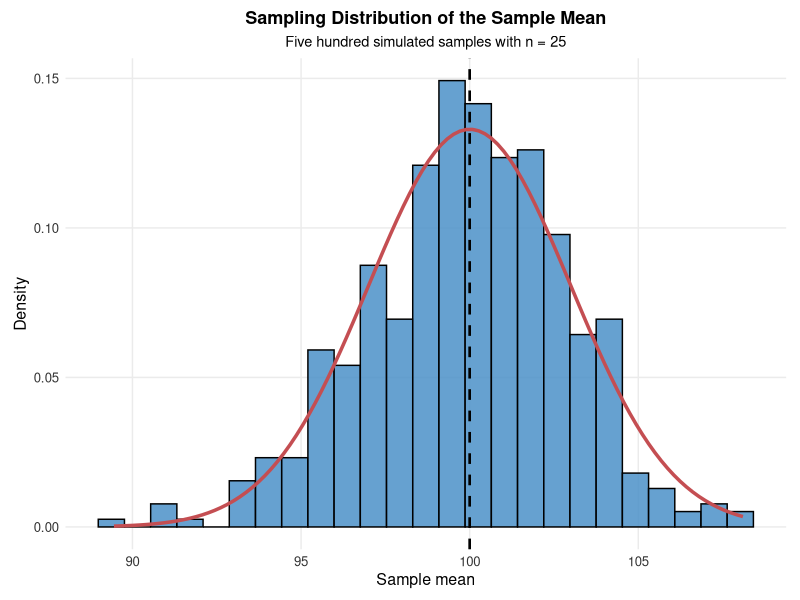
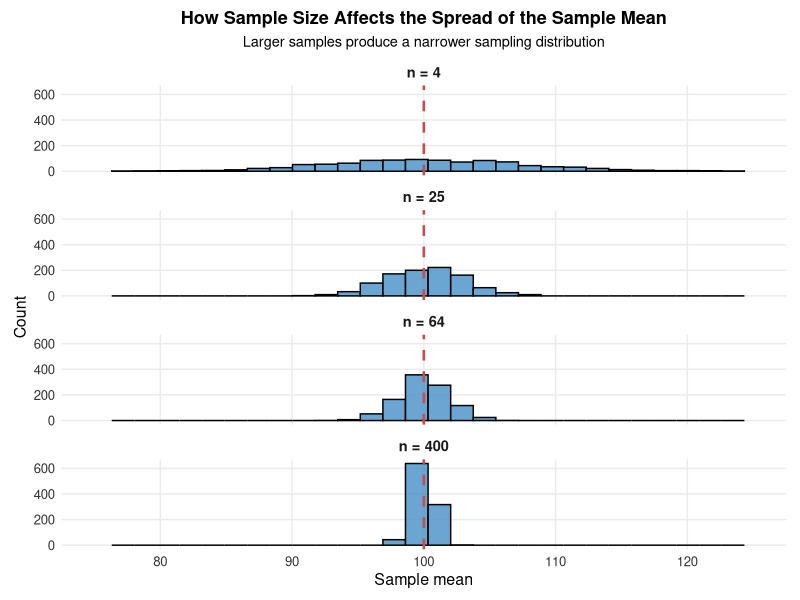
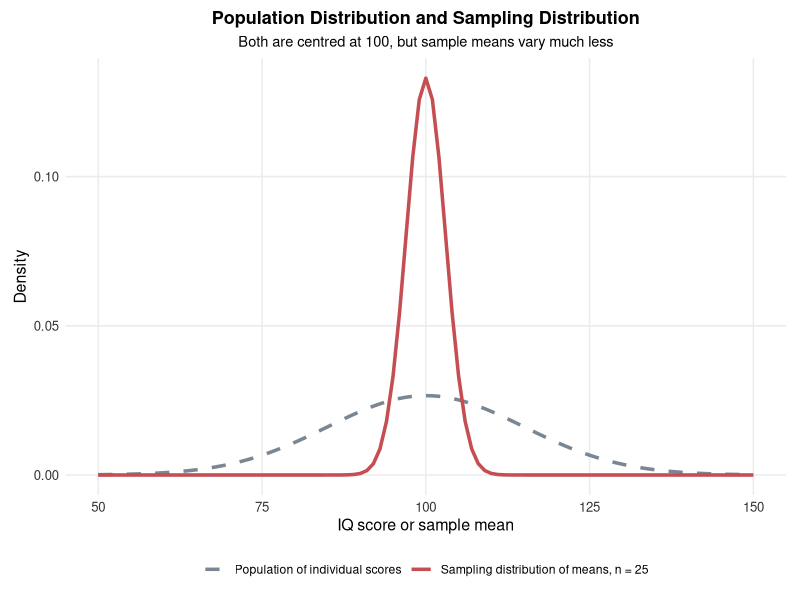
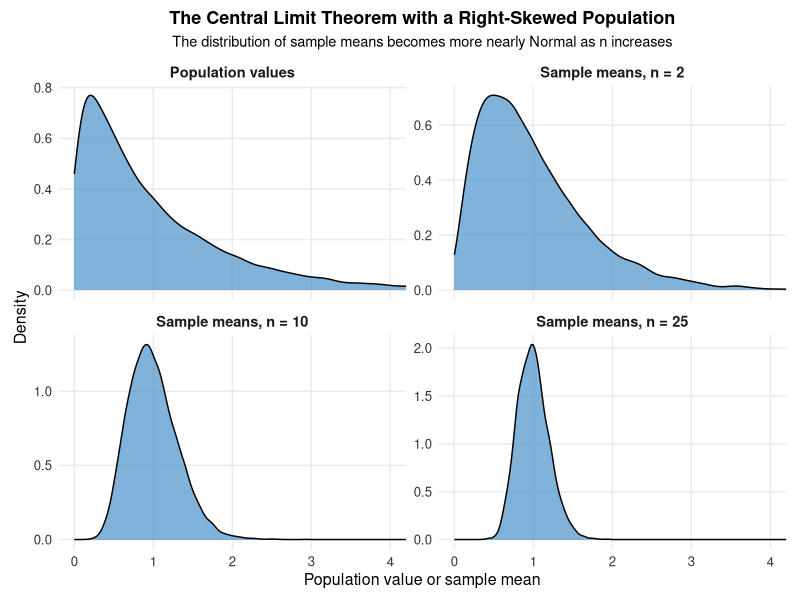
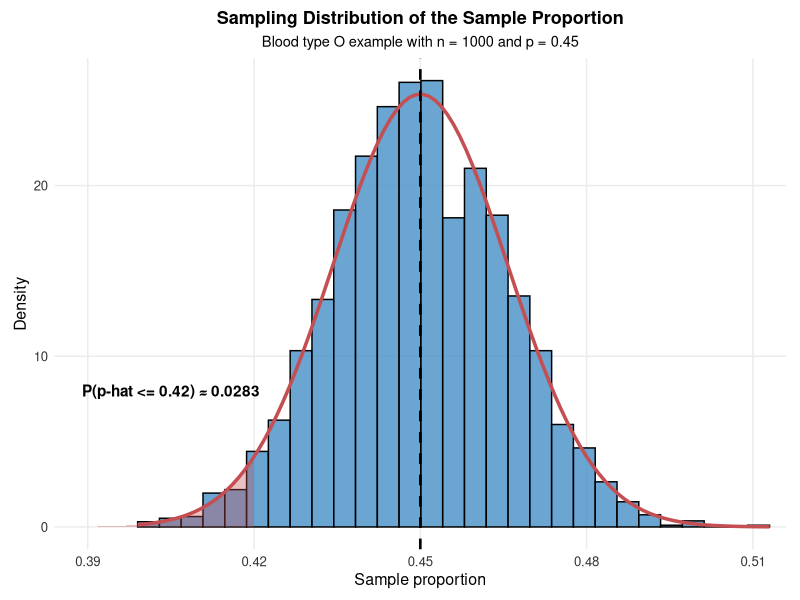
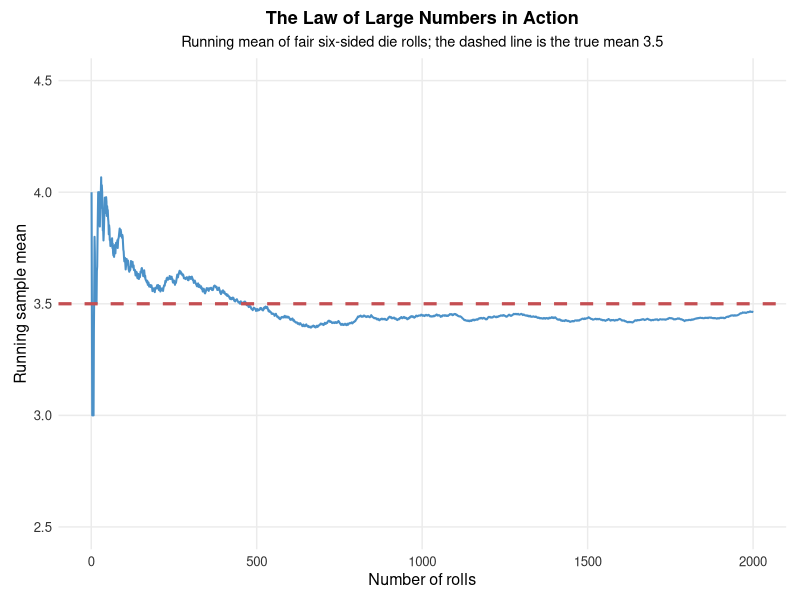

Here is the R script that generated these plots, in order:
## ---- chunk 1
knitr::opts_chunk$set(
  echo = TRUE,
  warning = FALSE,
  message = FALSE,
  error = FALSE,
  fig.align = "center",
  fig.width = 6,
  fig.height = 4
)

# ggplot2 creates the lecture figures. gridExtra combines related plots.
library(ggplot2)
library(gridExtra)

# A fixed seed makes the simulation figures reproducible.
set.seed(123)

# This theme is used for statistical charts with visible axes.
lecture_chart_theme <- theme_minimal(base_size = 11) +
  theme(
    plot.title = element_text(size = 13, face = "bold", hjust = 0.5),
    plot.subtitle = element_text(size = 10.5, hjust = 0.5),
    axis.title = element_text(size = 11.5),
    axis.text = element_text(size = 9.5, colour = "#333333"),
    panel.grid.minor = element_blank(),
    plot.background = element_rect(fill = "white", colour = NA),
    panel.background = element_rect(fill = "white", colour = NA),
    plot.margin = margin(8, 10, 8, 10)
  )

# This helper saves every lecture figure with the same resolution and background.
save_plot <- function(filename, plot, width, height) {
  ggsave(
    filename = filename,
    plot = plot,
    width = width,
    height = height,
    units = "in",
    dpi = 300,
    bg = "white"
  )
}

# =============================================================
# Chapter 13: Sampling Distributions
# =============================================================

# The population model used in the IQ examples is Normal with mean 100
# and standard deviation 15.
mu_iq <- 100
sigma_iq <- 15

# -------------------------------------------------------------
# Figure 1: Population, one sample and a sampling distribution
# -------------------------------------------------------------

# A large simulated population is used only to illustrate individual IQ values.
population_values <- rnorm(10000, mean = mu_iq, sd = sigma_iq)

# One random sample of 25 individuals represents one possible observed dataset.
one_sample <- sample(population_values, size = 25, replace = FALSE)

# Five hundred independent samples are simulated. Each sample contributes one mean.
sample_means_500 <- replicate(
  500,
  mean(rnorm(25, mean = mu_iq, sd = sigma_iq))
)

p_population <- ggplot(data.frame(value = population_values), aes(x = value)) +
  geom_histogram(
    aes(y = after_stat(density)),
    bins = 35,
    fill = "#B8B9B9",
    colour = "black"
  ) +
  stat_function(
    fun = dnorm,
    args = list(mean = mu_iq, sd = sigma_iq),
    colour = "#C44E52",
    linewidth = 1
  ) +
  labs(
    title = "Population Distribution",
    subtitle = "Individual IQ scores",
    x = "IQ score",
    y = "Density"
  ) +
  lecture_chart_theme

p_one_sample <- ggplot(data.frame(value = one_sample), aes(x = value)) +
  geom_histogram(
    bins = 10,
    fill = "#F8B953",
    colour = "black"
  ) +
  labs(
    title = "One Sample Distribution",
    subtitle = "The 25 observed IQ scores in one sample",
    x = "IQ score",
    y = "Count"
  ) +
  lecture_chart_theme

p_sampling <- ggplot(data.frame(xbar = sample_means_500), aes(x = xbar)) +
  geom_histogram(
    aes(y = after_stat(density)),
    bins = 25,
    fill = "#4B91C8",
    colour = "black",
    alpha = 0.85
  ) +
  stat_function(
    fun = dnorm,
    args = list(mean = mu_iq, sd = sigma_iq / sqrt(25)),
    colour = "#C44E52",
    linewidth = 1
  ) +
  labs(
    title = "Sampling Distribution",
    subtitle = "Five hundred sample means from samples of size 25",
    x = "Sample mean",
    y = "Density"
  ) +
  lecture_chart_theme

three_levels <- gridExtra::arrangeGrob(
  p_population,
  p_one_sample,
  p_sampling,
  ncol = 3
)

ggsave(
  "fig_ch13_three_distributions.png",
  three_levels,
  width = 12,
  height = 4,
  units = "in",
  dpi = 300,
  bg = "white"
)

# -------------------------------------------------------------
# Figure 2: Sampling distribution of the sample mean
# -------------------------------------------------------------

# The same 500 simulated means are plotted with the exact Normal sampling model.
p_dist <- ggplot(data.frame(xbar = sample_means_500), aes(x = xbar)) +
  geom_histogram(
    aes(y = after_stat(density)),
    bins = 25,
    fill = "#4B91C8",
    colour = "black",
    alpha = 0.85
  ) +
  stat_function(
    fun = dnorm,
    args = list(mean = mu_iq, sd = sigma_iq / sqrt(25)),
    colour = "#C44E52",
    linewidth = 1.2
  ) +
  geom_vline(
    xintercept = mu_iq,
    colour = "black",
    linetype = "dashed",
    linewidth = 0.9
  ) +
  labs(
    title = "Sampling Distribution of the Sample Mean",
    subtitle = "Five hundred simulated samples with n = 25",
    x = "Sample mean",
    y = "Density"
  ) +
  lecture_chart_theme

save_plot("fig_ch13_sampling_dist.png", p_dist, width = 7, height = 4)

# -------------------------------------------------------------
# Figure 3: Effect of sample size on the spread of sample means
# -------------------------------------------------------------

n_values <- c(4, 25, 64, 400)
n_simulations <- 1000

sample_size_data <- do.call(
  rbind,
  lapply(n_values, function(current_n) {
    means <- replicate(
      n_simulations,
      mean(rnorm(current_n, mean = mu_iq, sd = sigma_iq))
    )

    data.frame(
      sample_size = paste("n =", current_n),
      xbar = means
    )
  })
)

sample_size_data$sample_size <- factor(
  sample_size_data$sample_size,
  levels = paste("n =", n_values)
)

p_sizes <- ggplot(sample_size_data, aes(x = xbar)) +
  geom_histogram(
    bins = 28,
    fill = "#4B91C8",
    colour = "black",
    alpha = 0.82
  ) +
  geom_vline(
    xintercept = mu_iq,
    colour = "#C44E52",
    linetype = "dashed",
    linewidth = 0.9
  ) +
  facet_wrap(~ sample_size, ncol = 1) +
  coord_cartesian(xlim = c(75, 125)) +
  labs(
    title = "How Sample Size Affects the Spread of the Sample Mean",
    subtitle = "Larger samples produce a narrower sampling distribution",
    x = "Sample mean",
    y = "Count"
  ) +
  lecture_chart_theme +
  theme(strip.text = element_text(face = "bold", size = 10.5))

save_plot("fig_ch13_sample_size.png", p_sizes, width = 7, height = 7)

# -------------------------------------------------------------
# Figure 4: Population distribution versus sampling distribution
# -------------------------------------------------------------

sigma_xbar_25 <- sigma_iq / sqrt(25)

p_compare <- ggplot(data.frame(x = c(50, 150)), aes(x = x)) +
  stat_function(
    fun = dnorm,
    args = list(mean = mu_iq, sd = sigma_iq),
    aes(colour = "Population of individual scores"),
    linewidth = 1.2,
    linetype = "dashed"
  ) +
  stat_function(
    fun = dnorm,
    args = list(mean = mu_iq, sd = sigma_xbar_25),
    aes(colour = "Sampling distribution of means, n = 25"),
    linewidth = 1.2
  ) +
  scale_colour_manual(
    name = NULL,
    values = c(
      "Population of individual scores" = "#7A8793",
      "Sampling distribution of means, n = 25" = "#C44E52"
    )
  ) +
  labs(
    title = "Population Distribution and Sampling Distribution",
    subtitle = "Both are centred at 100, but sample means vary much less",
    x = "IQ score or sample mean",
    y = "Density"
  ) +
  lecture_chart_theme +
  theme(legend.position = "bottom")

save_plot("fig_ch13_pop_vs_samp.png", p_compare, width = 7, height = 4)

# -------------------------------------------------------------
# Figure 5: Central Limit Theorem with a skewed population
# -------------------------------------------------------------

set.seed(42)
n_clt_simulations <- 10000

clt_population <- data.frame(
  value = rexp(n_clt_simulations, rate = 1),
  group = "Population values"
)

clt_n2 <- data.frame(
  value = replicate(
    n_clt_simulations,
    mean(rexp(2, rate = 1))
  ),
  group = "Sample means, n = 2"
)

clt_n10 <- data.frame(
  value = replicate(
    n_clt_simulations,
    mean(rexp(10, rate = 1))
  ),
  group = "Sample means, n = 10"
)

clt_n25 <- data.frame(
  value = replicate(
    n_clt_simulations,
    mean(rexp(25, rate = 1))
  ),
  group = "Sample means, n = 25"
)

clt_data <- rbind(
  clt_population,
  clt_n2,
  clt_n10,
  clt_n25
)

clt_data$group <- factor(
  clt_data$group,
  levels = c(
    "Population values",
    "Sample means, n = 2",
    "Sample means, n = 10",
    "Sample means, n = 25"
  )
)

p_clt <- ggplot(clt_data, aes(x = value)) +
  geom_density(fill = "#4B91C8", alpha = 0.7, colour = "black") +
  facet_wrap(~ group, scales = "free_y") +
  coord_cartesian(xlim = c(0, 4)) +
  labs(
    title = "The Central Limit Theorem with a Right-Skewed Population",
    subtitle = "The distribution of sample means becomes more nearly Normal as n increases",
    x = "Population value or sample mean",
    y = "Density"
  ) +
  lecture_chart_theme +
  theme(strip.text = element_text(face = "bold", size = 10.5))

save_plot("fig_ch13_clt_action.png", p_clt, width = 8, height = 5)

# -------------------------------------------------------------
# Figure 6: Illustrative sample shapes for CLT discussion
# -------------------------------------------------------------

# These synthetic values are used only to illustrate three distribution shapes.
# They are not presented as the raw data from the studies described in the notes.
set.seed(99)

toe_values <- c(rnorm(37, mean = 15, sd = 3), 28)
fruit_values <- rexp(74, rate = 0.5)
perch_values <- c(
  rnorm(28, mean = 22, sd = 2),
  rnorm(28, mean = 42, sd = 2)
)

p_toe <- ggplot(data.frame(value = toe_values), aes(x = value)) +
  geom_histogram(bins = 12, fill = "#F8B953", colour = "black") +
  labs(
    title = "A. Mostly Symmetric",
    subtitle = "Illustrative n = 38",
    x = "Observed value",
    y = "Count"
  ) +
  lecture_chart_theme

p_fruit <- ggplot(data.frame(value = fruit_values), aes(x = value)) +
  geom_histogram(bins = 15, fill = "#EE784A", colour = "black") +
  labs(
    title = "B. Strongly Right-Skewed",
    subtitle = "Illustrative n = 74",
    x = "Observed value",
    y = "Count"
  ) +
  lecture_chart_theme

p_perch <- ggplot(data.frame(value = perch_values), aes(x = value)) +
  geom_histogram(bins = 18, fill = "#4B91C8", colour = "black") +
  labs(
    title = "C. Bimodal",
    subtitle = "Illustrative n = 56",
    x = "Observed value",
    y = "Count"
  ) +
  lecture_chart_theme

practical_plot <- gridExtra::arrangeGrob(
  p_toe,
  p_fruit,
  p_perch,
  ncol = 3
)

ggsave(
  "fig_ch13_practical.png",
  practical_plot,
  width = 10,
  height = 3.8,
  units = "in",
  dpi = 300,
  bg = "white"
)

# -------------------------------------------------------------
# Figure 7: Sampling distribution of a sample proportion
# -------------------------------------------------------------

set.seed(123)
p_type_o <- 0.45
n_type_o <- 1000
n_phat_simulations <- 5000

# rbinom() returns a success count. Division by n converts the count to p-hat.
phat_values <- rbinom(
  n_phat_simulations,
  size = n_type_o,
  prob = p_type_o
) / n_type_o

sd_phat_type_o <- sqrt(
  p_type_o * (1 - p_type_o) / n_type_o
)

prob_phat_042 <- pnorm(
  q = 0.42,
  mean = p_type_o,
  sd = sd_phat_type_o
)

p_phat_dist <- ggplot(data.frame(phat = phat_values), aes(x = phat)) +
  geom_histogram(
    aes(y = after_stat(density)),
    bins = 30,
    fill = "#4B91C8",
    colour = "black",
    alpha = 0.82
  ) +
  stat_function(
    fun = dnorm,
    args = list(mean = p_type_o, sd = sd_phat_type_o),
    colour = "#C44E52",
    linewidth = 1.2
  ) +
  stat_function(
    fun = dnorm,
    args = list(mean = p_type_o, sd = sd_phat_type_o),
    xlim = c(0.39, 0.42),
    geom = "area",
    fill = "#C44E52",
    alpha = 0.35
  ) +
  geom_vline(
    xintercept = p_type_o,
    colour = "black",
    linetype = "dashed",
    linewidth = 0.9
  ) +
  annotate(
    "text",
    x = 0.405,
    y = 8,
    label = paste0(
      "P(p-hat <= 0.42) ≈ ",
      sprintf("%.4f", prob_phat_042)
    ),
    fontface = "bold"
  ) +
  coord_cartesian(xlim = c(0.39, 0.51)) +
  labs(
    title = "Sampling Distribution of the Sample Proportion",
    subtitle = "Blood type O example with n = 1000 and p = 0.45",
    x = "Sample proportion",
    y = "Density"
  ) +
  lecture_chart_theme

save_plot("fig_ch13_phat_dist.png", p_phat_dist, width = 7, height = 4.5)

# -------------------------------------------------------------
# Figure 8: Law of Large Numbers
# -------------------------------------------------------------

set.seed(8675309)

n_rolls <- 2000
rolls <- sample(1:6, n_rolls, replace = TRUE)

# The running mean after each roll is the cumulative total divided by sample size.
running_mean <- cumsum(rolls) / seq_len(n_rolls)

p_lln <- ggplot(
  data.frame(
    roll_number = seq_len(n_rolls),
    running_mean = running_mean
  ),
  aes(x = roll_number, y = running_mean)
) +
  geom_line(colour = "#4B91C8", linewidth = 0.7) +
  geom_hline(
    yintercept = 3.5,
    colour = "#C44E52",
    linewidth = 1.1,
    linetype = "dashed"
  ) +
  coord_cartesian(ylim = c(2.5, 4.5)) +
  labs(
    title = "The Law of Large Numbers in Action",
    subtitle = "Running mean of fair six-sided die rolls; the dashed line is the true mean 3.5",
    x = "Number of rolls",
    y = "Running sample mean"
  ) +
  lecture_chart_theme

save_plot("fig_ch13_lln.png", p_lln, width = 8, height = 4)
## ---- chunk 2
# The population proportion with blood type O is specified by the model.
p_type_o <- 0.45

# The sample contains 1,000 records.
n_type_o <- 1000

# This is the standard deviation of the sampling distribution of p-hat.
sd_type_o <- sqrt(
  p_type_o * (1 - p_type_o) / n_type_o
)

# pnorm() returns the lower-tail probability P(p-hat <= 0.42).
prob_type_o <- pnorm(
  q = 0.42,
  mean = p_type_o,
  sd = sd_type_o
)

print(round(prob_type_o, 4))
## ---- chunk 3
# The sampling distribution has mean 200 and standard deviation 15 / sqrt(9).
sampling_sd <- 15 / sqrt(9)

# lower.tail = FALSE requests the upper-tail probability above 210.
prob_cholesterol <- pnorm(
  q = 210,
  mean = 200,
  sd = sampling_sd,
  lower.tail = FALSE
)

print(round(prob_cholesterol, 4))
## ---- chunk 4
# The CLT gives an approximate Normal sampling distribution for x-bar.
sampling_sd_viral <- 300 / sqrt(50)

# pnorm() returns the lower-tail probability below 900.
prob_viral <- pnorm(
  q = 900,
  mean = 1000,
  sd = sampling_sd_viral
)

print(round(prob_viral, 4))
## ---- chunk 5
# The population cure probability and sample size define the sampling model.
p_cure <- 0.80
n_cure <- 200

# This is the standard deviation of the sampling distribution of p-hat.
sd_cure <- sqrt(
  p_cure * (1 - p_cure) / n_cure
)

# The Normal approximation gives the probability below 0.75.
prob_cure <- pnorm(
  q = 0.75,
  mean = p_cure,
  sd = sd_cure
)

print(round(prob_cure, 4))
## ---- chunk 6
# The null or baseline model assumes a population mean of 14 days.
baseline_mean <- 14
population_sd <- 3
sample_size <- 100

# The sampling standard deviation under the baseline model is 0.30 days.
sampling_sd_recovery <- population_sd / sqrt(sample_size)

# This lower-tail probability measures results at or below 13.1 days.
prob_recovery <- pnorm(
  q = 13.1,
  mean = baseline_mean,
  sd = sampling_sd_recovery
)

print(round(prob_recovery, 4))
